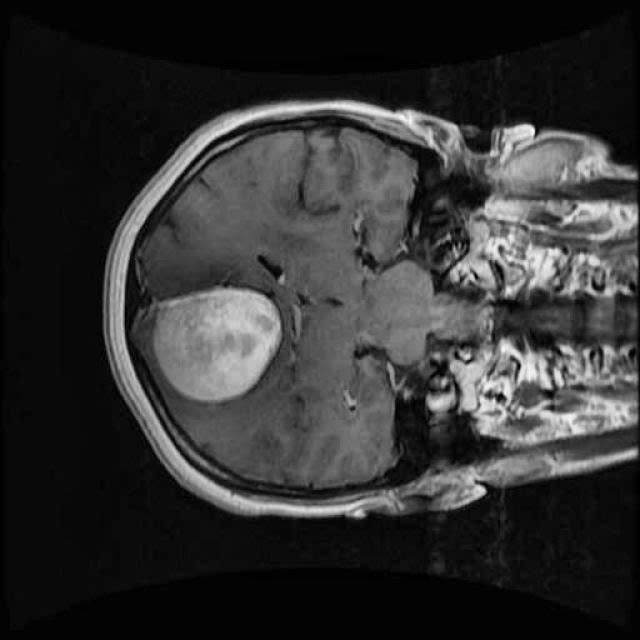
#> input picture nao.jpg, 640 x 640 px
$ python TuanAnh-Seq.py
#> lines starting #> are read from the running program, lines starting #| are printed output that depends on the picture
import numpy as np
import cv2 as cv
import matplotlib.pyplot as plt
import time

class FuzzyCMeans:
    def __init__(self, n_clusters=5, m=2, max_iter=100, epsilon=1e-8):
        self.n_clusters = n_clusters
        self.m = m
        self.max_iter = max_iter
        self.epsilon = epsilon

    def compute_centers(self, level_members, img_vector):
        centers = np.zeros(self.n_clusters)
        for i in range(self.n_clusters):
            numerator = np.sum((level_members[i]**self.m)*img_vector)
            denominator = np.sum(level_members[i]**self.m)
            centers[i] = numerator/denominator
        return centers

    def update_membership(self, img_vector, centers):
        n_points = img_vector.shape[0]
        level_members = np.zeros((self.n_clusters, n_points))
        distances = np.transpose(abs(img_vector[:, np.newaxis] - centers))
        for i in range(self.n_clusters):
            level_members[i] = 1/np.sum((distances[i]/distances)**(2/(self.m-1)), axis=0)
        return level_members

    def fit(self, img_vector):
        n_points = img_vector.shape[0]

        # Initialize membership matrix
        level_members = np.random.rand(self.n_clusters, n_points)
        level_members = level_members/np.sum(level_members, axis=0)

        centers = self.compute_centers(level_members, img_vector)

        for _ in range(self.max_iter):
            new_level_members = self.update_membership(img_vector, centers)
            new_centers = self.compute_centers(new_level_members, img_vector)

            if np.linalg.norm(new_centers - centers) < self.epsilon:
                break

            centers = new_centers
            level_members = new_level_members

        return centers, level_members

    def visualize_results(self, original_img, clusters):
        plt.figure(figsize=(15, 5))

        plt.subplot(131)
        plt.title('Ảnh Gốc')
        plt.imshow(original_img, cmap='gray')
        plt.axis('off')

        plt.subplot(132)
        plt.title('Phân Đoạn')
        plt.imshow(clusters, cmap='viridis')
        plt.axis('off')

        # Hiển thị các cụm riêng biệt
        plt.subplot(133)
        plt.title('Cụm Đầu Tiên')
        cluster_img = np.zeros_like(original_img)
        cluster_img[clusters == 0] = original_img[clusters == 0]
        plt.imshow(cluster_img, cmap='gray')
        plt.axis('off')

        plt.tight_layout()
        plt.show()

def main():
    # Đọc ảnh
    img_path = "nao.jpg"
    img = cv.imread(img_path, cv.IMREAD_GRAYSCALE)
#> img is the input picture: shape (640, 640); min 0, max 255, mean 50

    if img is None:
        print(f"Không thể đọc ảnh từ {img_path}")
        return

    # Chuẩn bị dữ liệu
    img_vector = img.flatten()

    # Khởi tạo và chạy FCM
    fcm = FuzzyCMeans(n_clusters=5)

    start_time = time.time()
    centers, level_members = fcm.fit(img_vector)
#> the loop in compute_centers, `for i in range(self.n_clusters):` made 5 passes
#> numerator on passes 1 to 5: 1080121.2, 1084059.6, 1084215.7, 1083823.9, 1083115.8
#> after the loop in compute_centers, `for i in range(self.n_clusters):`: centers = [50, 49.89, 50.04, 50.1, 50.09]
#> the loop in fit, `for _ in range(self.max_iter):` made 100 passes
#> centers = [55.67, 8.55, 93.14, 187, 134]
    clusters = np.argmax(level_members, axis=0).reshape(img.shape)
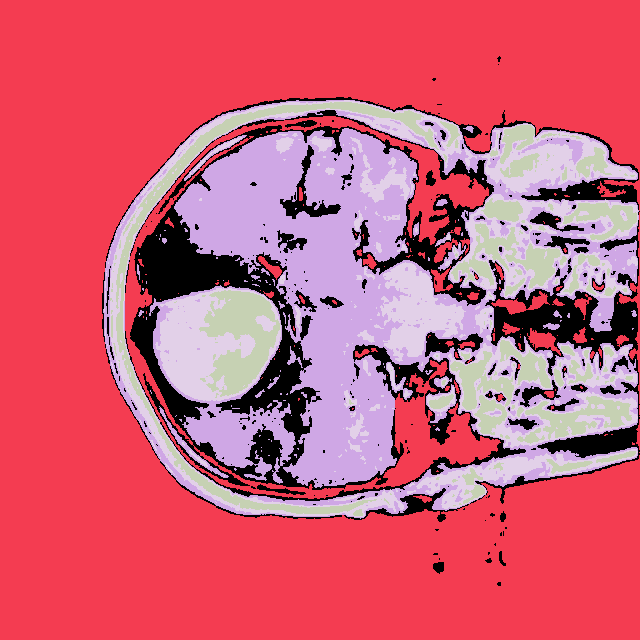
#> clusters: shape (640, 640) int64; 5 distinct labels, from 0 to 4; one colour per label, 0 black
    end_time = time.time()

    print(f"Thời gian thực thi: {end_time - start_time:.5f} giây")

    # Hiển thị kết quả
    fcm.visualize_results(img, clusters)
#> in visualize_results, `cluster_img[clusters == 0] = original_img[clusters == 0]`:
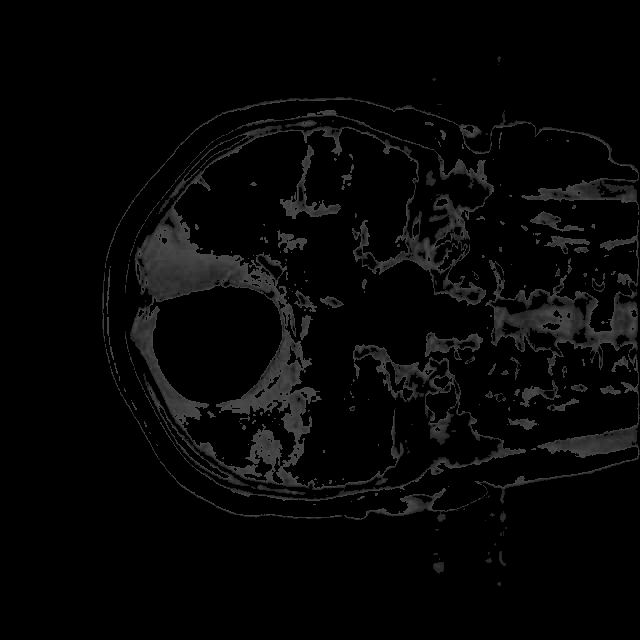
#> cluster_img: shape (640, 640); min 0, max 74, mean 6.2
#> in visualize_results, `plt.show()`:
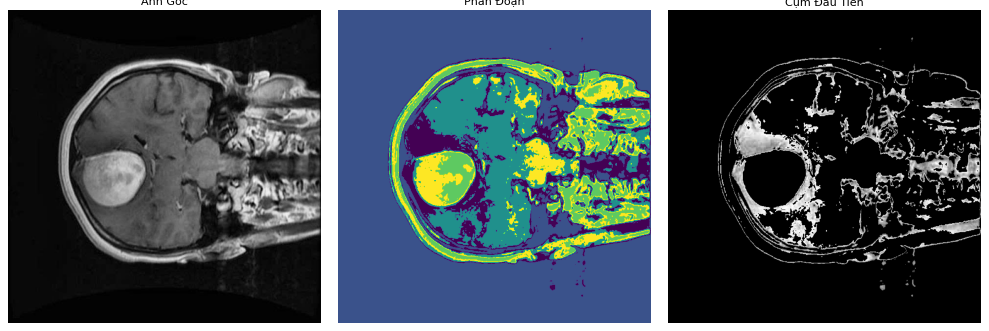
#> figure drawn by matplotlib, 3 panels

    # Lưu các cụm thành ảnh riêng
    for cluster_idx in range(fcm.n_clusters):
        cluster_img = np.zeros_like(img)
        cluster_img[clusters == cluster_idx] = img[clusters == cluster_idx]
        cv.imwrite(f"Cluster_{cluster_idx + 1}.jpg", cluster_img)
#> this loop made 5 passes
#> pass 2, in main, `cv.imwrite(f"Cluster_{cluster_idx + 1}.jpg", cluster_img)`:
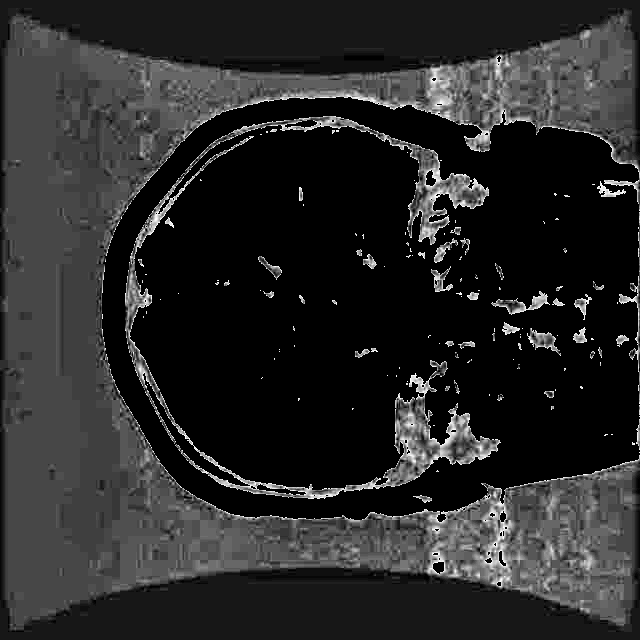
#> saved as Cluster_2.jpg: shape (640, 640); min 0, max 32, mean 5.2; drawn with min black and max white
#> after the loop:
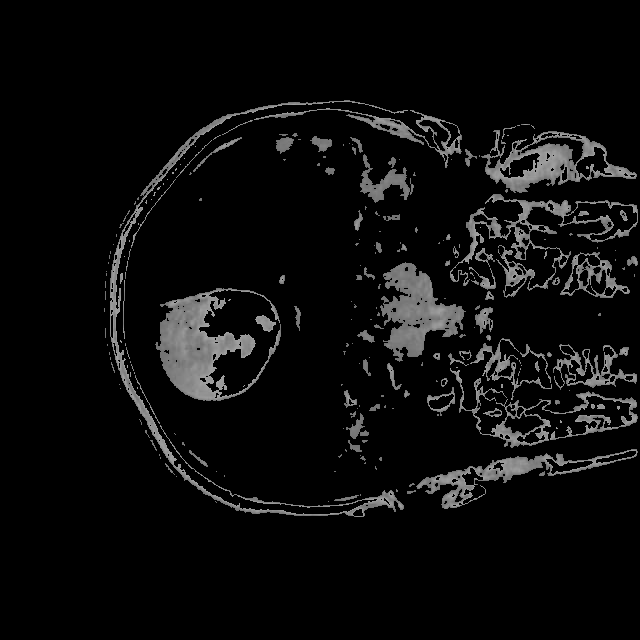
#> cluster_img: shape (640, 640); min 0, max 160, mean 12

if __name__ == "__main__":
    main()
